Frame 1 (no input): blank canvas, image omitted
Frame 60 (the mouse pressed at the canvas centre just before this capture): blank canvas, image omitted
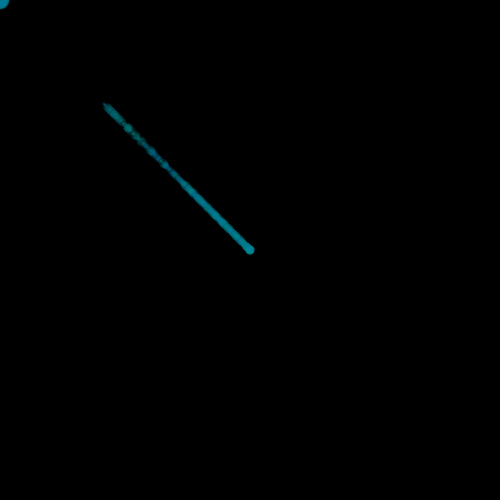
Frame 120 (the mouse held since frame 60 and released just before this capture)

The Processing sketch whose frames 1 and 60 were blank and that drew this single picture after the mouse press (run headless with seeded random() and noise(); from frame 60 on, the mouse is pressed at the canvas centre):

// Processing sketch: processing_63657
// ── processing_63657.pde

float a=100;
float b=100;
float c=100;
float d=100;
float e=100;
float f=100;
float g=100;
float h=100;
float i=100;
float j=100;
float k=100;
float l=100;
float m=100;
float n=100;
float o=100;
float p=100;
void setup(){
  size (500,500);
  background(0);
}
void draw(){
//  
   
  float R = random (0);
  float G = random (100,150);
  float B= random (100,200);
  fill (R,G,B, 50);
  noStroke();
  if (mousePressed == true){
  float r =random(-10,10);
  
  a = a+((mouseX-a)/5.0);
  b = b+((mouseY-b)/5.0);
  c = c+((mouseX-c)/10.0);
  d = d+((mouseY-d)/10.0);
  e = e+((mouseX-e)/15.0);
  f = f+((mouseY-f)/15.0);
  g = g+((mouseX-g)/20.0);
  h = h+((mouseY-h)/20.0);
  i = i+((mouseX-i)/25.0);
  j = j+((mouseY-j)/25.0);
  k = k+((mouseX-k)/30.0);
  l = l+((mouseY-l)/30.0);
  m = m+((mouseX-m)/35.0);
  n = n+((mouseY-n)/35.0);
  o = o+((mouseX-o)/40.0);
  p = p+((mouseY-p)/40.0);
  
  /*a = a+((mouseX-a)/10.0);
  b = b+((mouseY-b)/10.0);
  c = c+((mouseX-c)/10.0);
  d = d+((mouseY-d)/10.0);
  e = e+((mouseX-e)/10.0);
  f = f+((mouseY-f)/10.0);
  g = g+((mouseX-g)/10.0);
  h = h+((mouseY-h)/10.0);
  i = i+((mouseX-i)/10.0);
  j = j+((mouseY-j)/10.0);
  k = k+((mouseX-k)/10.0);
  l = l+((mouseY-l)/10.0);
  m = m+((mouseX-m)/10.0);
  n = n+((mouseY-n)/10.0);
  o = o+((mouseX-o)/10.0);
  p = p+((mouseY-p)/10.0);*/
  
  ellipse(mouseX, mouseY, r, r);
  ellipse (a, b, r, r);
  ellipse (c, d, r, r);
  ellipse (e, f, r, r);
  ellipse (g, h, r, r);
  ellipse (i, j, r, r);
  ellipse (k, l, r, r);
  ellipse (m, n, r, r);
  ellipse (o, p, r, r);
  
  }else{
    float r =random(-20,20);
    ellipse(mouseX, mouseY, r, r);
  }
  }
